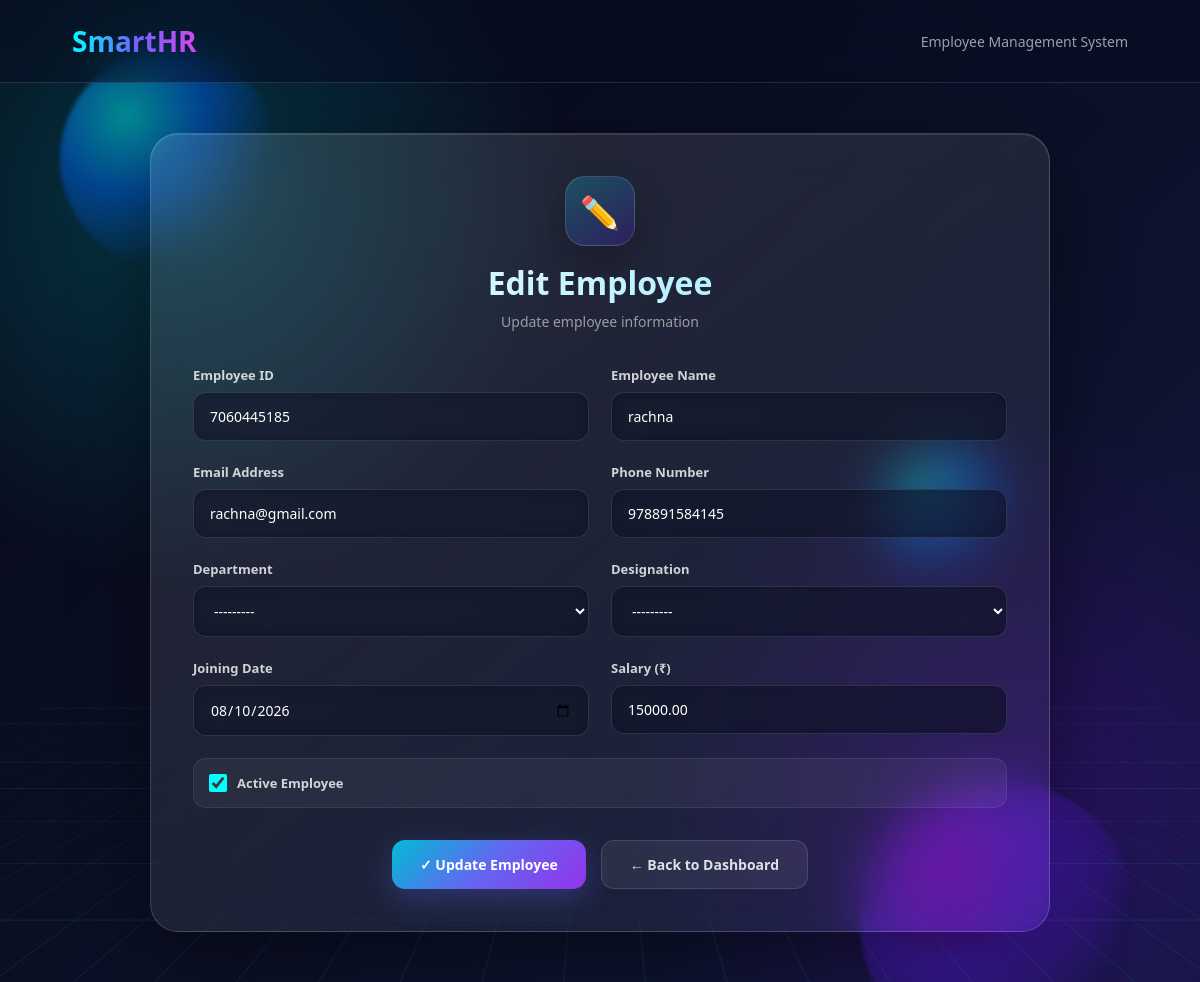
Screenshot of /edit/7060445185/ (signed in) with the database file from the repository.
### employees/models.py (models this page shows, shortened)
class Employee(models.Model):
    DEPARTMENT_CHOICES = [
        ("HR", "Human Resources"),
        ("IT", "Information Technology"),
        ("Finance", "Finance"),
        ("Accounting", "Accounting"),
        ("Sales", "Sales"),
        ("Marketing", "Marketing"),
        ("Operations", "Operations"),
        ("Administration", "Administration"),
        ("Customer Support", "Customer Support"),
        ("Research & Development", "Research & Development"),
        ("Production", "Production"),
        ("Quality Assurance", "Quality Assurance"),
        ("Legal", "Legal"),
        ("Procurement", "Procurement"),
        ("Supply Chain", "Supply Chain"),
        ("Engineering", "Engineering"),
        ("Design", "Design"),
        ("Security", "Security"),
        ("Management", "Management"),
    ]
    DESIGNATION_CHOICES = [
        ("CEO", "Chief Executive Officer"),
        ("CTO", "Chief Technology Officer"),
        ("CFO", "Chief Financial Officer"),
        ("COO", "Chief Operating Officer"),
        ("HR Manager", "HR Manager"),
        ("HR Executive", "HR Executive"),
        ("HR Assistant", "HR Assistant"),
        ("Project Manager", "Project Manager"),
        ("Team Lead", "Team Lead"),
        ("Software Engineer", "Software Engineer"),
        ("Software Developer", "Software Developer"),
        ("Web Developer", "Web Developer"),
        ("Frontend Developer", "Frontend Developer"),
        ("Backend Developer", "Backend Developer"),
        ("Full Stack Developer", "Full Stack Developer"),
        ("Python Developer", "Python Developer"),
        ("Data Analyst", "Data Analyst"),
        ("Data Scientist", "Data Scientist"),
        ("Business Analyst", "Business Analyst"),
        ("DevOps Engineer", "DevOps Engineer"),
        ("Cloud Engineer", "Cloud Engineer"),
        ("QA Engineer", "QA Engineer"),
        ("System Administrator", "System Administrator"),
        ("UI/UX Designer", "UI/UX Designer"),
        ("Graphic Designer", "Graphic Designer"),
        ("Accountant", "Accountant"),
        ("Finance Manager", "Finance Manager"),
        ("Sales Executive", "Sales Executive"),
        ("Sales Manager", "Sales Manager"),
        ("Marketing Executive", "Marketing Executive"),
        ("Marketing Manager", "Marketing Manager"),
        ("Customer Support Executive", "Customer Support Executive"),
        ("Business Development Executive", "Business Development Executive"),
        ("Operations Manager", "Operations Manager"),
        ("Operations Executive", "Operations Executive"),
        ("Intern", "Intern"),
        ("Trainee", "Trainee"),
    ]
    employee_id = models.CharField(max_length=20, unique=True)
    name = models.CharField(max_length=100)
    email = models.EmailField(unique=True)
    phone = models.CharField(max_length=15)
    department = models.CharField(
        max_length=100,
        choices=DEPARTMENT_CHOICES
    )
    designation = models.CharField(
        max_length=100,
        choices=DESIGNATION_CHOICES
    )
    joining_date = models.DateField()
    salary = models.DecimalField(
        max_digits=10,
        decimal_places=2
    )
    is_active = models.BooleanField(default=True)

### employees/views.py (the view)
# urls.py: path('edit/<str:employee_id>/', views.edit_employee, name='edit_employee'),
@login_required
def edit_employee(request, employee_id):
    if not is_admin(request.user):
        return redirect('dashboard')
    employee = get_object_or_404(
        Employee,
        employee_id=employee_id
    )
    if request.method == 'POST':
        form = EmployeeForm(
            request.POST,
            instance=employee
        )
        if form.is_valid():
            form.save()
            return redirect('dashboard')
    else:
        form = EmployeeForm(
            instance=employee
        )
    return render(
        request,
        'employees/edit_employee.html',
        {
            'form': form,
            'employee': employee
        }
    )

### employees/forms.py
class EmployeeForm(forms.ModelForm):
    class Meta:
        model = Employee
        fields = [
            'employee_id',
            'name',
            'email',
            'phone',
            'department',
            'designation',
            'joining_date',
            'salary',
            'is_active',
        ]
        widgets = {
            'joining_date': forms.DateInput(
                attrs={
                    'type': 'date'
                }
            ),
            'department': forms.Select(
                attrs={
                    'class': 'form-control'
                }
            ),
            'designation': forms.Select(
                attrs={
                    'class': 'form-control'
                }
            ),
        }

### employees/views.py (called while the page is built)
def is_admin(user):
    return user.is_superuser or user.is_staff

### employees/templates/employees/edit_employee.html (shortened to what this page needs)
<!DOCTYPE html>
<html lang="en">
<head>
</head>
<body>
    <div class="background">
        <div class="orb orb1"></div>
        <div class="orb orb2"></div>
        <div class="orb orb3"></div>
        <div class="grid"></div>
    </div>
    <nav class="navbar">
        <div class="logo">
        </div>
        <div class="nav-text">
            Employee Management System
        </div>
    </nav>
    <main class="main">
        <div class="card">
            <div class="header">
                <div class="icon">
                    ✏️
                </div>
                <h1>
                </h1>
                <p>
                    Update employee information
                </p>
            </div>
            <form method="POST">
                <div class="form-grid">
                    <div class="field">
                        <label>
                            Employee ID
                        </label>
                        <input
                            type="text"
                            value="{{ employee.employee_id }}"
                            disabled
                        >
                    </div>
                    <div class="field">
                        <label>
                            Employee Name
                        </label>
                        {{ form.name }}
                    </div>
                    <div class="field">
                        <label>
                            Email Address
                        </label>
                        {{ form.email }}
                    </div>
                    <div class="field">
                        <label>
                            Phone Number
                        </label>
                        {{ form.phone }}
                    </div>
                    <div class="field">
                        <label>
                            Department
                        </label>
                        {{ form.department }}
                    </div>
                    <div class="field">
                        <label>
                            Designation
                        </label>
                        {{ form.designation }}
                    </div>
                    <div class="field">
                        <label>
                            Joining Date
                        </label>
                        {{ form.joining_date }}
                    </div>
                    <div class="field">
                        <label>
                            Salary (₹)
                        </label>
                        {{ form.salary }}
                    </div>
                    <div class="active-box">
                        {{ form.is_active }}
                        <label>
                            Active Employee
                        </label>
                    </div>
                </div>
                <div class="buttons">
                    <button
                        type="submit"
                        class="update"
                    >
                        ✓ Update Employee
                    </button>
                    <button
                        type="button"
                        class="back"
                        onclick="window.location.href='{% url 'dashboard' %}'"
                    >
                        ← Back to Dashboard
                    </button>
                </div>
            </form>
        </div>
    </main>
</body>
</html>

### employees/templates/employees/edit_employee.html (style rules this page uses)
* { margin: 0; padding: 0; box-sizing: border-box; font-family: "Segoe UI", Arial, sans-serif; }
body { min-height: 100vh; color: white; overflow-x: hidden; background: radial-gradient(circle at 15% 20%, rgba(0,255,255,.18), transparent 30%), radial-gradient(circle at 85% 80%, rgba(140,0,255,.20), transparent 30%), linear-gradient(135deg, #050816, #0b1026, #11183d); }
.background { position: fixed; inset: 0; overflow: hidden; z-index: -1; perspective: 1000px; }
.orb { position: absolute; border-radius: 50%; filter: blur(2px); opacity: .45; animation: float 9s ease-in-out infinite; }
.orb1 { width: 220px; height: 220px; top: 5%; left: 5%; background: radial-gradient(circle at 30% 30%, #00ffff, #0066ff, transparent 70%); }
.orb2 { width: 280px; height: 280px; bottom: -80px; right: 5%; background: radial-gradient(circle at 30% 30%, #c000ff, #651fff, transparent 70%); animation-delay: 2s; }
.orb3 { width: 140px; height: 140px; top: 45%; right: 15%; background: radial-gradient(circle at 30% 30%, #00ff99, #0066ff, transparent 70%); animation-delay: 4s; }
.grid { position: absolute; width: 160%; height: 60%; left: -30%; bottom: -15%; transform: perspective(600px) rotateX(65deg); background-image: linear-gradient( rgba(0,255,255,.08) 1px, transparent 1px ), linear-gradient( 90deg, rgba(0,255,255,.08) 1px, transparent 1px ); background-size: 55px 55px; animation: gridMove 8s linear infinite; }
.navbar { padding: 22px 6%; display: flex; justify-content: space-between; align-items: center; background: rgba(8,13,35,.45); backdrop-filter: blur(18px); border-bottom: 1px solid rgba(255,255,255,.12); }
.logo { font-size: 28px; font-weight: 800; background: linear-gradient( 90deg, #00ffff, #6c63ff, #d946ef ); -webkit-background-clip: text; color: transparent; }
.nav-text { color: rgba(255,255,255,.6); font-size: 14px; }
.main { min-height: calc(100vh - 80px); display: flex; justify-content: center; align-items: center; padding: 50px 20px; }
.card { width: 100%; max-width: 900px; padding: 42px; background: linear-gradient( 145deg, rgba(255,255,255,.12), rgba(255,255,255,.04) ); border: 1px solid rgba(255,255,255,.16); border-radius: 28px; backdrop-filter: blur(25px); box-shadow: 0 30px 80px rgba(0,0,0,.45), inset 0 1px 1px rgba(255,255,255,.12); position: relative; overflow: hidden; animation: cardAppear 1s ease; }
.header { text-align: center; margin-bottom: 35px; }
.icon { width: 70px; height: 70px; margin: auto auto 15px; display: flex; justify-content: center; align-items: center; border-radius: 20px; font-size: 32px; background: linear-gradient( 145deg, rgba(0,255,255,.20), rgba(100,0,255,.20) ); border: 1px solid rgba(255,255,255,.15); box-shadow: 0 15px 35px rgba(0,0,0,.25); }
h1 { font-size: 32px; background: linear-gradient( 90deg, white, #8be9ff ); -webkit-background-clip: text; color: transparent; margin-bottom: 8px; }
.header p { color: rgba(255,255,255,.55); font-size: 14px; }
.form-grid { display: grid; grid-template-columns: 1fr 1fr; gap: 22px; position: relative; z-index: 2; }
.field { display: flex; flex-direction: column; }
label { margin-bottom: 8px; font-size: 13px; font-weight: 600; color: rgba(255,255,255,.8); }
input, select { width: 100%; padding: 14px 16px; border-radius: 13px; border: 1px solid rgba(255,255,255,.12); outline: none; color: white; background: rgba(5,10,30,.60); backdrop-filter: blur(10px); font-size: 14px; transition: .3s; }
input::placeholder { color: rgba(255,255,255,.32); }
select { cursor: pointer; }
select option { background: #111936; color: white; }
.active-box { grid-column: 1 / -1; display: flex; align-items: center; gap: 10px; padding: 15px; border-radius: 13px; background: rgba(255,255,255,.05); border: 1px solid rgba(255,255,255,.08); }
.active-box input { width: 18px; height: 18px; accent-color: #00ffff; transform: none; }
.active-box label { margin: 0; }
.buttons { margin-top: 32px; display: flex; justify-content: center; gap: 15px; }
button { border: none; padding: 14px 28px; border-radius: 13px; font-size: 14px; font-weight: 700; cursor: pointer; transition: .35s; }
.update { color: white; background: linear-gradient( 135deg, #00bcd4, #6366f1, #9333ea ); box-shadow: 0 10px 30px rgba(99,102,241,.30); }
.back { color: rgba(255,255,255,.85); background: rgba(255,255,255,.07); border: 1px solid rgba(255,255,255,.12); }

### rows the page displays
Employee: employee_id "7060445185", name "rachna", email "rachna@gmail.com", phone "978891584145", department "---------", designation "---------", joining_date "08/10/2026", salary "15000.00", is_active "☑"
